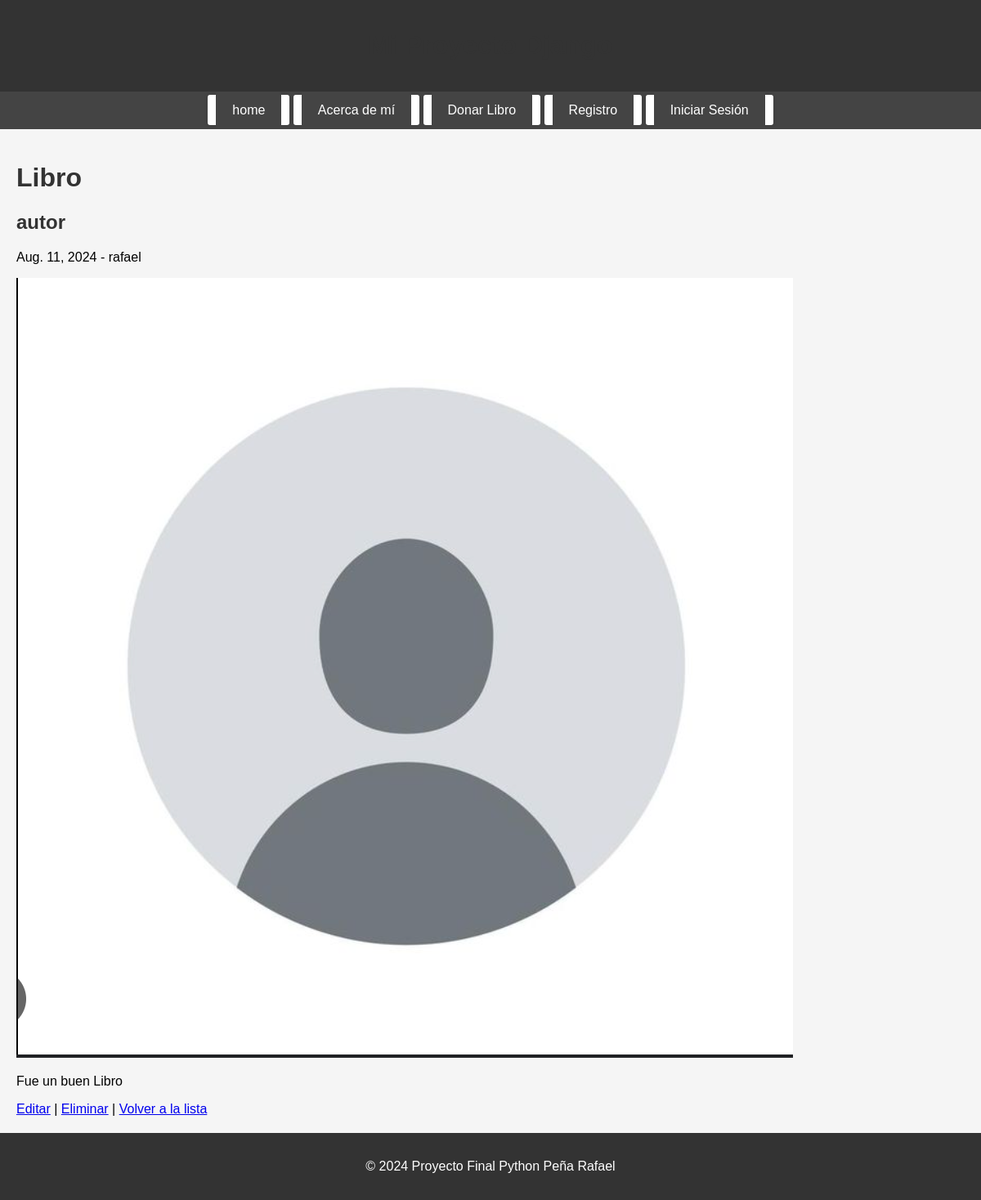
Screenshot of /blogs/1/ with the database file from the repository.
### blogs/models.py (models this page shows)
class Blog(models.Model):
    titulo = models.CharField(max_length=200)
    subtitulo = models.CharField(max_length=200)
    cuerpo = models.TextField()
    autor = models.ForeignKey(User, on_delete=models.CASCADE)
    fecha = models.DateField(auto_now_add=True)
    imagen = models.ImageField(upload_to='blog_images/',null=True, blank=True)

### blogs/views.py (the view)
# urls.py: path('<int:blog_id>/', views.detalle_blog, name='detalle_blog'),
def detalle_blog(request, blog_id):
    blog = get_object_or_404(Blog, id=blog_id)
    return render(request, 'blogs/detalle_blog.html', {'blog': blog})

### blogs/templates/blogs/detalle_blog.html (shortened to what this page needs)
{% extends 'vistas/base.html' %}
{% block content %}
<h1>{{ blog.titulo }}</h1>
<h2>{{ blog.subtitulo }}</h2>
<p>{{ blog.fecha }} - {{ blog.autor }}</p>
<img src="{{ blog.imagen.url }}" alt="{{ blog.titulo }}" style="max-width: 100%;">
<p>{{ blog.cuerpo }}</p>
<a href="{% url 'editar_blog' blog.id %}">Editar</a> |
<a href="{% url 'eliminar_blog' blog.id %}">Eliminar</a> |
<a href="{% url 'lista_blogs' %}">Volver a la lista</a>
{% endblock %}

### biblioteca/static/biblioteca/styles.css (style rules this page uses)
body { font-family: Arial, sans-serif; background-color: #f5f5f5; margin: 0; padding: 0; display: flex; flex-direction: column; min-height: 100vh; }
h1, h2, h3, h4, h5, h6 { color: #333; }
html, body { overflow: auto; height: 100%; }

### rows the page displays
Blog: titulo "Libro", subtitulo "autor", fecha "Aug. 11, 2024", autor "rafael", imagen (placeholder picture), cuerpo "Fue un buen Libro"
